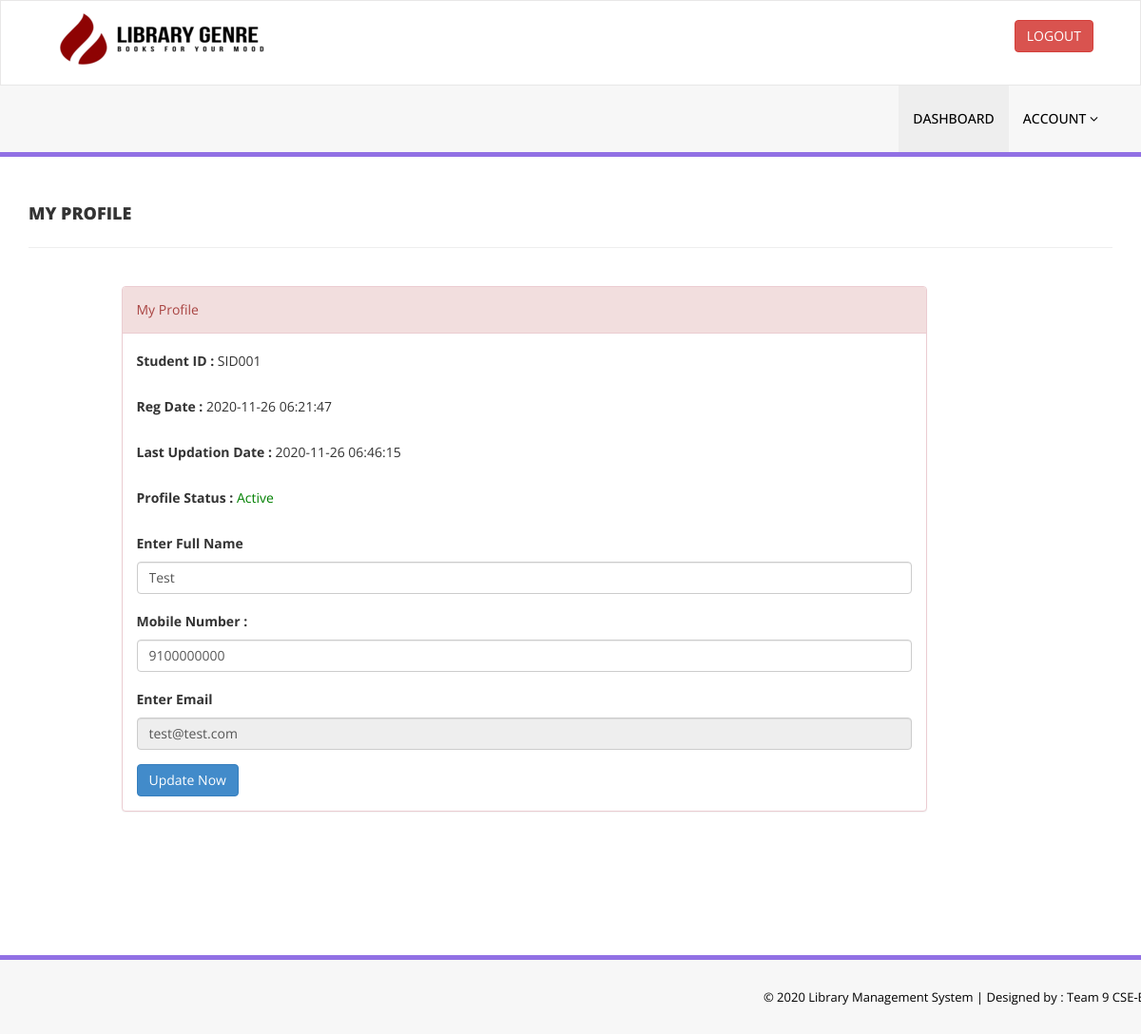
The app's page /library/my-profile.php (signed in) with its own data.
### tables this page shows
CREATE TABLE IF NOT EXISTS `users` (
  `id` int NOT NULL AUTO_INCREMENT,
  `StudentId` varchar(100) DEFAULT NULL,
  `FullName` varchar(120) DEFAULT NULL,
  `EmailId` varchar(120) DEFAULT NULL,
  `MobileNumber` char(11) DEFAULT NULL,
  `Password` varchar(120) DEFAULT NULL,
  `Status` int DEFAULT NULL,
  `RegDate` timestamp NULL DEFAULT CURRENT_TIMESTAMP,
  `UpdationDate` timestamp NULL DEFAULT NULL ON UPDATE CURRENT_TIMESTAMP,
  PRIMARY KEY (`id`),
  UNIQUE KEY `StudentId` (`StudentId`)
);

### library/my-profile.php (the view, shortened to what this page needs)
<?php
include('includes/config.php');
if(strlen($_SESSION['login'])==0)
    {
header('location:index.php');
}
else{
?>
<!DOCTYPE html>
<html xmlns="http://www.w3.org/1999/xhtml">
<head>
    <link href="assets/css/bootstrap.css" rel="stylesheet" />
    <link href="assets/css/font-awesome.css" rel="stylesheet" />
    <link href="assets/css/style.css" rel="stylesheet" />
</head>
<body>
<?php include('includes/header.php');?>
    <div class="content-wrapper">
         <div class="container">
        <div class="row pad-botm">
            <div class="col-md-12">
                <h4 class="header-line">My Profile</h4>
                            </div>
        </div>
             <div class="row">
<div class="col-md-9 col-md-offset-1">
               <div class="panel panel-danger">
                        <div class="panel-heading">
                           My Profile
                        </div>
                        <div class="panel-body">
                            <form name="signup" method="post">
<?php
$sid=$_SESSION['stdid'];
$sql="SELECT StudentId,FullName,EmailId,MobileNumber,RegDate,UpdationDate,Status from  users  where StudentId=:sid ";
$query = $dbh -> prepare($sql);
$query-> bindParam(':sid', $sid, PDO::PARAM_STR);
$query->execute();
$results=$query->fetchAll(PDO::FETCH_OBJ);
if($query->rowCount() > 0)
{
foreach($results as $result)
{               ?>
<div class="form-group">
<label>Student ID : </label>
<?php echo htmlentities($result->StudentId);?>
</div>
<div class="form-group">
<label>Reg Date : </label>
<?php echo htmlentities($result->RegDate);?>
</div>
<?php if($result->UpdationDate!=""){?>
<div class="form-group">
<label>Last Updation Date : </label>
<?php echo htmlentities($result->UpdationDate);?>
</div>
<?php } ?>
<div class="form-group">
<label>Profile Status : </label>
<?php if($result->Status==1){?>
<span style="color: green">Active</span>
<?php } else { ?>
<span style="color: red">Blocked</span>
<?php }?>
</div>
<div class="form-group">
<label>Enter Full Name</label>
<input class="form-control" type="text" name="fullanme" value="<?php echo htmlentities($result->FullName);?>" autocomplete="off" required />
</div>
<div class="form-group">
<label>Mobile Number :</label>
<input class="form-control" type="text" name="mobileno" maxlength="10" value="<?php echo htmlentities($result->MobileNumber);?>" autocomplete="off" required />
</div>
<div class="form-group">
<label>Enter Email</label>
<input class="form-control" type="email" name="email" id="emailid" value="<?php echo htmlentities($result->EmailId);?>"  autocomplete="off" required readonly />
</div>
<?php }} ?>
<button type="submit" name="update" class="btn btn-primary" id="submit">Update Now </button>
                                    </form>
                            </div>
                        </div>
                            </div>
        </div>
    </div>
    </div>
    <?php include('includes/footer.php');?>
</body>
</html>
<?php } ?>

### library/assets/css/style.css (style rules this page uses)
.content-wrapper { margin-top: 40px; min-height:800px; padding-bottom:90px; }
.header-line { font-weight:900; padding-bottom:25px; border-bottom:1px solid #eeeeee; text-transform:uppercase; }
.pad-botm { padding-bottom:30px; }

### records on screen
users: StudentId "SID001", RegDate "2020-11-26 06:21:47", UpdationDate "2020-11-26 06:46:15", Status "Active", fullanme "Test", mobileno "9100000000", email "test@test.com"
